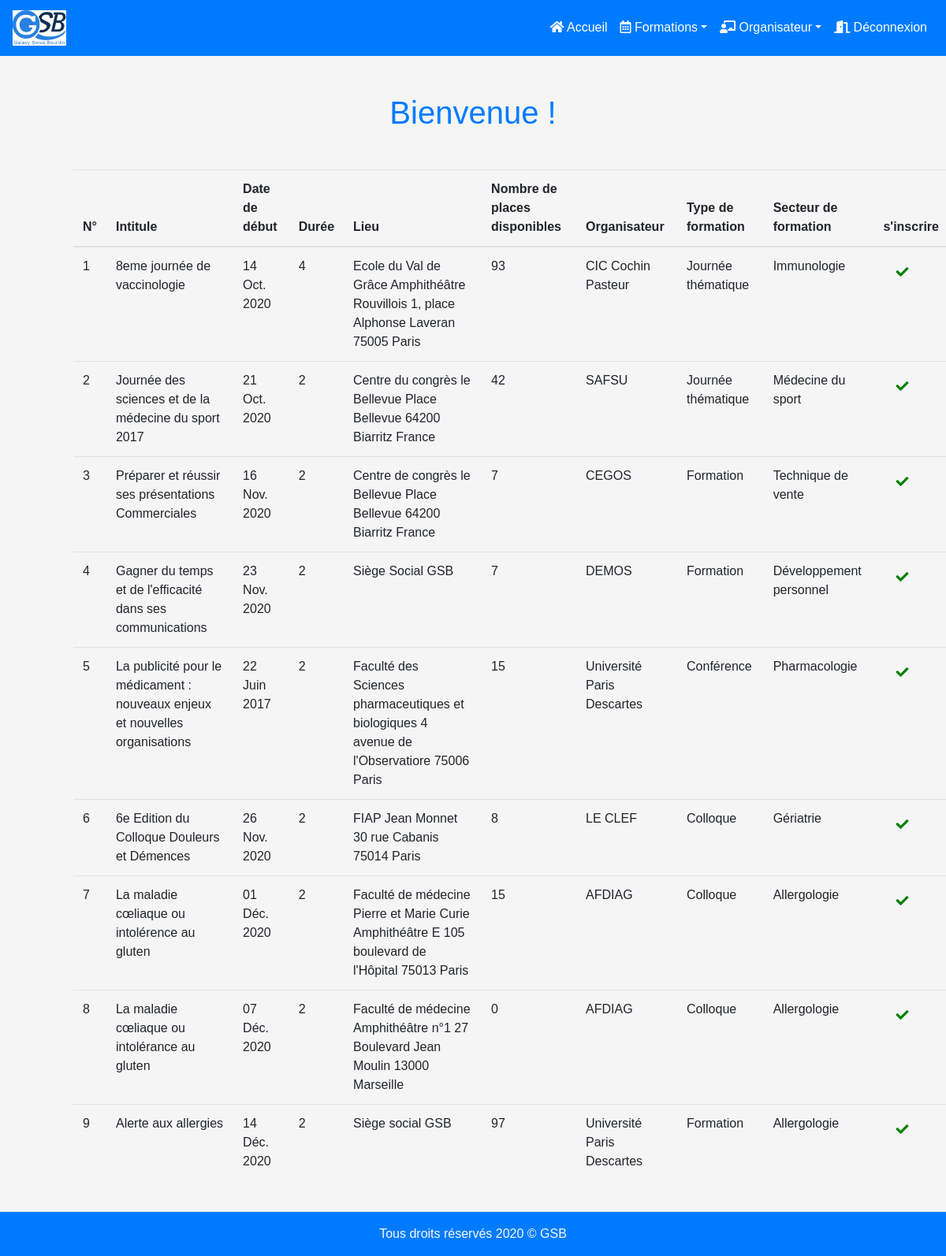
/inscriptions/inscription.php (signed in), run on the app's committed database.
### tables this page shows
CREATE TABLE `formation` (
  `id` int(11) NOT NULL,
  `intitule` varchar(200) NOT NULL,
  `date_debut` date NOT NULL,
  `duree` smallint(6) NOT NULL,
  `lieu` varchar(300) DEFAULT NULL,
  `nombre_places` int(11) NOT NULL,
  `id_organisateur` int(11) NOT NULL,
  `id_type_formation` int(11) NOT NULL,
  `id_secteur_formation` int(11) NOT NULL
);

CREATE TABLE `organisateur` (
  `id` int(11) NOT NULL,
  `nom` varchar(200) NOT NULL,
  `adresse` varchar(200) NOT NULL,
  `cp` int(11) NOT NULL,
  `ville` varchar(200) NOT NULL,
  `url_organisateur` varchar(200) DEFAULT NULL,
  `id_categorie` int(11) NOT NULL
);

CREATE TABLE `typeformation` (
  `id` int(11) NOT NULL,
  `libelle` varchar(200) NOT NULL
);

CREATE TABLE `secteurformation` (
  `id` int(50) NOT NULL,
  `libelle` varchar(200) NOT NULL
);

### bdd/getLesFormations.php (called while the page is built, shortened)
<?php
function getLesFormations()
{
    $pdo = connectBDD();
    $lesFormations = [];
    $sql = "SELECT formation.*, organisateur.nom  as nomOrganisateur, typeformation.libelle as libelleTypeFormation, secteurformation.libelle as secteurFormation
    FROM formation
    JOIN organisateur on organisateur.id = formation.id_organisateur
    JOIN typeformation on typeformation.id = formation.id_type_formation
    JOIN secteurformation on secteurformation.id = formation.id_secteur_formation";
    try {
        $stmt = $pdo->query($sql);
        $lesFormations = $stmt->fetchAll();
    } catch (PDOException $e) {
        header('Content-Type: text/html; charset=latin-1');
        die("Erreur getLesFormations : " . $e->getMessage() .
            " - Ligne " . $e->getLine());
    }
    return $lesFormations;
}

### includes/inc-date-francais.php (called while the page is built)
<?php
function dateAnglaisVersFrancais($uneDate)
{
    $lesMois = ['Janv.', 'Févr.', 'Mars', 'Avr.', 'Mai', 'Juin', 'Juill.', 'Août', 'Sept.', 'Oct.', 'Nov.', 'Déc.'];
    @list($annee, $mois, $jour) = explode('-', $uneDate);
    return $jour . ' ' . $lesMois[$mois - 1] . ' ' . $annee;
}
?>

### bdd/getPlaceOccupe.php (called while the page is built, shortened)
<?php
function getPlaceOccupe($id)
{
    $pdo = connectBDD();
    $leNBPlaceOccupe = false;
    $sql='select COUNT(id_formation) as "nbOccupe"
        from inscription
        where  statut = "acceptée" and inscription.id_formation =:id';
    try {
        $stmt = $pdo->prepare($sql);
        $stmt->bindParam(':id', $id);
        $stmt->execute();
        $leNBPlaceOccupe = $stmt->fetch();
    } catch (PDOException $e) {
        header('Content-Type: text/html; charset=latin-1');
        die ("Erreur getPlaceOccupe : " . $e->getMessage(). " - Ligne " . $e->getLine());
    }
    return $leNBPlaceOccupe;
}

### inscriptions/inscription.php (the view, shortened to what this page needs)
<?php
include_once("../bdd/getLesFormations.php");
$lesFormations = getLesFormations();
include_once("../bdd/getPlaceOccupe.php");
include_once("../includes/inc-date-francais.php");
?>
<!DOCTYPE html>
<html lang="fr">
<head>
    <link rel="stylesheet" href="../vendor/bootstrap/css/bootstrap.min.css">
    <link rel="stylesheet" href="../vendor/fontawesome-5.10.2-free/css/all.min.css">
    <link rel="stylesheet" href="../css/styles.css">
    <header id="header-small">
        <?php include_once("../includes/inc-header.php"); ?>
    </header>
</head>
<body>
    <main class="container py-5">
        <h1 class="text-primary text-center">Bienvenue ! </h1>
        <div>
            <table class="table table-hover m-5">
                <thead>
                    <tr>
                        <th scope="col">N°</th>
                        <th>Intitule</th>
                        <th>Date de début</th>
                        <th>Durée</th>
                        <th>Lieu</th>
                        <th>Nombre de places disponibles</th>
                        <th>Organisateur</th>
                        <th>Type de formation</th>
                        <th>Secteur de formation</th>
                        <th>s'inscrire</th>
                    </tr>
                </thead>
                <tbody>
                    <?php
                    foreach ($lesFormations as $formation) {
                        echo "<tr>";
                        echo "<td>$formation->id</td>";
                        echo '<td>' . htmlspecialchars($formation->intitule) . '</td>';
                        $dateDebut =dateAnglaisVersFrancais($formation->date_debut);
                        echo '<td>' . htmlspecialchars($dateDebut) . '</td>';
                        echo "<td>$formation->duree</td>";
                        echo '<td>' . htmlspecialchars($formation->lieu) . '</td>';
                        $nb = getPlaceOccupe($formation->id);
                        $nbOccupe = $nb->nbOccupe;
                        $nbDispo = $formation->nombre_places;
                        $placeRestants = $nbDispo - $nbOccupe;
                        echo "<td>$placeRestants</td>";
                        echo '<td>' . htmlspecialchars($formation->nomOrganisateur) . '</td>';
                        echo '<td>' . htmlspecialchars($formation->libelleTypeFormation) . '</td>';
                        echo '<td>' . htmlspecialchars($formation->secteurFormation) . '</td>';
                        echo'<td > <a class="nav-link" href="inscription-saisir.php?id='. $formation->id .'"';
                        echo'"><i id="valideInscription" class="fa fa-check"></i></a></td>';
                        echo "</tr>";
                    }
                    ?>
                </tbody>
            </table>
        </div>
    </main>
</body>
</html>

### includes/inc-header.php (shortened to what this page needs)
<nav class="navbar navbar-expand-lg navbar-dark bg-primary">
    <a class="navbar-brand" href="#"><img class="w-25" alt="logogsb" src="../images/logo GSB.jpg"></a>
    <div class="collapse navbar-collapse" id="navbarSupportedContent">
      <ul class="navbar-nav ml-auto">
        <li class="nav-item active">
            <a class="nav-link" href="../index.php"><i class="fas fa-home"></i> Accueil</a>
        </li>
        <li class="nav-item dropdown active">
            <a class="nav-link dropdown-toggle" data-toggle="dropdown" href="#" role="button" aria-haspopup="true" aria-expanded="false"><i class="far fa-calendar-alt	"></i> Formations</a>
        </li>
        <li class="nav-item dropdown active">
            <a class="nav-link dropdown-toggle" data-toggle="dropdown" href="#" role="button" aria-haspopup="true" aria-expanded="false"><i class="fas fa-chalkboard-teacher	"></i> Organisateur</a>
        </li>
        <li class="nav-item active">
            <a class="nav-link" href="../connexion/deconnexion.php"><i class="fas fa-door-open	"></i> Déconnexion</a>
          </li>
      </ul>
    </div>
  </nav>

### css/styles.css (style rules this page uses)
body { font-family: arial !important; background-color: whitesmoke; }
#valideInscription { color: green; }

### data on the page
formation: id "1", intitule "8eme journée de vaccinologie", date_debut "14 Oct. 2020", duree "4", lieu "Ecole du Val de Grâce Amphithéâtre Rouvillois 1, place Alphonse Laveran 75005 Paris", placeRestants "93", id_organisateur.nom "CIC Cochin Pasteur", id_type_formation.libelle "Journée thématique", id_secteur_formation.libelle "Immunologie"
formation: id "2", intitule "Journée des sciences et de la médecine du sport 2017", date_debut "21 Oct. 2020", duree "2", lieu "Centre du congrès le Bellevue Place Bellevue 64200 Biarritz France", placeRestants "42", id_organisateur.nom "SAFSU", id_type_formation.libelle "Journée thématique", id_secteur_formation.libelle "Médecine du sport"
formation: id "3", intitule "Préparer et réussir ses présentations Commerciales", date_debut "16 Nov. 2020", duree "2", lieu "Centre de congrès le Bellevue Place Bellevue 64200 Biarritz France", placeRestants "7", id_organisateur.nom "CEGOS", id_type_formation.libelle "Formation", id_secteur_formation.libelle "Technique de vente"
formation: id "4", intitule "Gagner du temps et de l'efficacité dans ses communications", date_debut "23 Nov. 2020", duree "2", lieu "Siège Social GSB", placeRestants "7", id_organisateur.nom "DEMOS", id_type_formation.libelle "Formation", id_secteur_formation.libelle "Développement personnel"
formation: id "5", intitule "La publicité pour le médicament : nouveaux enjeux et nouvelles organisations", date_debut "22 Juin 2017", duree "2", lieu "Faculté des Sciences pharmaceutiques et biologiques 4 avenue de l'Observatiore 75006 Paris", nombre_places "15", id_organisateur.nom "Université Paris Descartes", id_type_formation.libelle "Conférence", id_secteur_formation.libelle "Pharmacologie"
formation: id "6", intitule "6e Edition du Colloque Douleurs et Démences", date_debut "26 Nov. 2020", duree "2", lieu "FIAP Jean Monnet 30 rue Cabanis 75014 Paris", nombre_places "8", id_organisateur.nom "LE CLEF", id_type_formation.libelle "Colloque", id_secteur_formation.libelle "Gériatrie"
formation: id "7", intitule "La maladie cœliaque ou intolérence au gluten", date_debut "01 Déc. 2020", duree "2", lieu "Faculté de médecine Pierre et Marie Curie Amphithéâtre E 105 boulevard de l'Hôpital 75013 Paris", nombre_places "15", id_organisateur.nom "AFDIAG", id_type_formation.libelle "Colloque", id_secteur_formation.libelle "Allergologie"
formation: id "8", intitule "La maladie cœliaque ou intolérance au gluten", date_debut "07 Déc. 2020", duree "2", lieu "Faculté de médecine Amphithéâtre n°1 27 Boulevard Jean Moulin 13000 Marseille", placeRestants "0", id_organisateur.nom "AFDIAG", id_type_formation.libelle "Colloque", id_secteur_formation.libelle "Allergologie"
formation: id "9", intitule "Alerte aux allergies", date_debut "14 Déc. 2020", duree "2", lieu "Siège social GSB", placeRestants "97", id_organisateur.nom "Université Paris Descartes", id_type_formation.libelle "Formation", id_secteur_formation.libelle "Allergologie"
